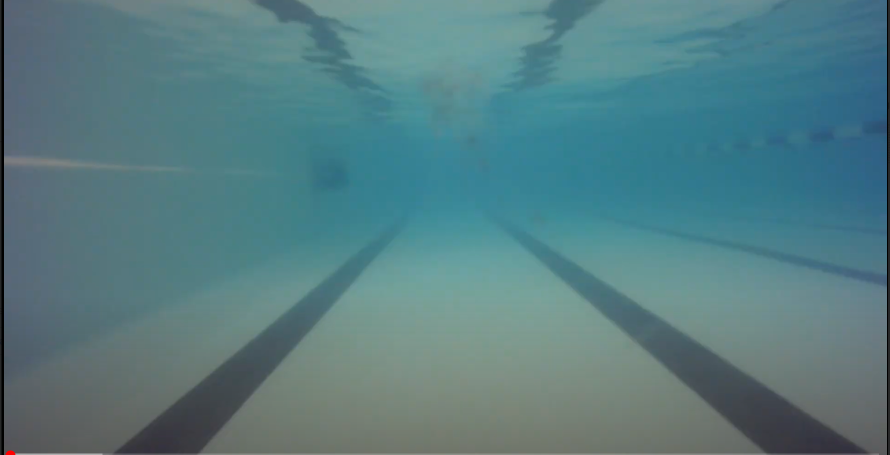
#> input picture image.png, 1779 x 909 px (shown at 1/2 size)
$ jupyter execute lane_detection.ipynb
#> lines starting #> are read from the running program, lines starting #| are printed output that depends on the picture; after the words box and inside, x2 and y2 are one past the last pixel; in counts of white or black regions, pixels touching at a corner belong together; long printed decimals are rounded
[cell 1]
import cv2
import numpy as np
import matplotlib.pyplot as plt

[cell 2]
import cv2
import numpy as np

def detect_lines(img, threshold1=100, threshold2=200, apertureSize=5, minLineLength= 400, maxLineGap= 50):
    gray = cv2.cvtColor(img, cv2.COLOR_BGR2GRAY)
    edges = cv2.Canny(gray, threshold1, threshold2, apertureSize=apertureSize)
    plt.imshow(edges)
    lines = cv2.HoughLinesP(
                edges,
                10,
                np.pi/180,
                100,
                minLineLength=minLineLength,
                maxLineGap=maxLineGap,
        ) # detect lines
    return lines
def line_reduct_v2(lines):
    """
    This method sorts the slopes and deletes all duplicate lines detected by the Probabilistic Hough Transform
    """
    margin = 0.05
    slopes = get_slopes_intercepts(lines)[0]
    line_dict = dict()
    for i in range(len(lines)):
        line_dict.update({slopes[i]:lines[i]})

    myKeys = list(line_dict.keys())
    myKeys.sort()
    sorted_dict = {i: line_dict[i] for i in myKeys}

    last_slope = -1000
    final_lines = []
    for key in myKeys:
        if(abs(key-last_slope) > margin and abs(key) > 0.3):
            final_lines.append(sorted_dict[key])
        last_slope = key
    return final_lines

def draw_lines(img, lines, color=(0, 255, 0)):
    for line in lines:
        x1, y1, x2, y2 = line[0]
        cv2.line(img, (x1, y1), (x2, y2), color, 2)
    return img

def get_slopes_intercepts(lines):
    slopes = []
    intercepts = []
    for line in lines:
        x1, y1, x2, y2 = line[0]
        if x2 - x1 != 0:  # Avoid division by zero
            slope = (y2 - y1) / (x2 - x1)
            intercept = y1 - slope * x1
        else:
            slope = None  # Vertical line case
            intercept = None
        slopes.append(slope)
        intercepts.append(intercept)
    return slopes, intercepts

def detect_lanes(lines, slope_threshold=0.3, intercept_threshold=1):
    slopes, intercepts = get_slopes_intercepts(lines)
    lanes = []
    used_lines = set()  # Keep track of lines that have been assigned to a lane

    for i in range(len(lines)):
        if i in used_lines:
            continue  # Skip lines that have already been assigned to a lane

        best_pair = None
        best_intercept_diff = float('inf')

        for j in range(i + 1, len(lines)):
            if j in used_lines:
                continue  # Skip lines that have already been assigned to a lane

            if slopes[i] is not None and slopes[j] is not None:
                slope_diff = abs(slopes[i] - slopes[j])
                intercept_diff = abs(intercepts[i] - intercepts[j])

                if slope_diff < slope_threshold and intercept_diff > intercept_threshold:
                    if intercept_diff < best_intercept_diff:
                        best_intercept_diff = intercept_diff
                        best_pair = j

        if best_pair is not None:
            lanes.append([lines[i], lines[best_pair]])
            used_lines.add(i)
            used_lines.add(best_pair)

    return lanes

def draw_lanes(img, lanes):
    colors = [[0, 255, 0],[255,0,0], [0,0,255], [255,255,255], [0,0,0]]
    for i, lane in enumerate(lanes):
        color = colors[i%5]
        for line in lane:
            x1, y1, x2, y2 = line[0]
            cv2.line(img, (x1, y1), (x2, y2), color, 2)
    return img

[cell 3]
import cv2
import numpy as np
def get_slopes_intercepts(lines):
    slopes = []
    intercepts = []
    for line in lines:
        x1, y1, x2, y2 = line[0]
        if x2 - x1 != 0:  # Avoid division by zero
            slope = (y2 - y1) / (x2 - x1)
            intercept = y1 - slope * x1
        else:
            slope = None  # Vertical line case
            intercept = None
        slopes.append(slope)
        intercepts.append(intercept)
    return slopes, intercepts

def get_lane_center(lanes, img_width, img_height):
    if not lanes:
        return None, None

    # Initialize the closest lane variables
    closest_distance = float('inf')
    closest_intercept = None
    closest_slope = None

    # Image center
    img_center_x = img_width // 2

    # Compute center of each lane and find the closest
    for lane in lanes:
        for line in lane:
            slopes, intercepts = get_slopes_intercepts([line])
            bottom_intercepts = (img_height - intercepts[0]) / slopes
            distance = abs(img_center_x - bottom_intercepts)

            if distance < closest_distance:
                closest_distance = distance
                closest_slope = slopes[0]
                closest_intercept =bottom_intercepts

    return  closest_slope, closest_intercept

def recommend_direction(slope, center_intercept, img_width):
    if center_intercept is None or slope is None:
        return "unknown"

    # Image center
    img_center_x = img_width // 2

    # Determine the position of the lane center
    if center_intercept is not None:
        if center_intercept < img_center_x - 25:  # Adjust threshold as needed
            return "left"
        elif center_intercept > img_center_x + 25:  # Adjust threshold as needed
            return "right"
        else:
            return "forward"
    else:
        return "unknown"

[cell 4]
img = cv2.imread('image.png', 1)
#> img is the input picture: shape (909, 1779, 3); mean B, G, R 129.7, 124.5, 85.5
y = np.shape(img)[0]
#> y = 909
x = np.shape(img)[1]
#> x = 1779
print(y)
#| 909
print(x)
#| 1779
img = img[int(y*0.5):y, 0:x]
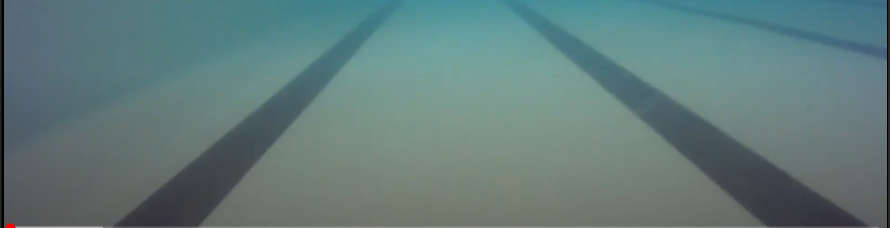
#> img: shape (455, 1779, 3) (shown at 1/2 size); mean B, G, R 122.5, 123.4, 97.9
lines = detect_lines(img)
#> in detect_lines, `gray = cv2.cvtColor(img, cv2.COLOR_BGR2GRAY)`:
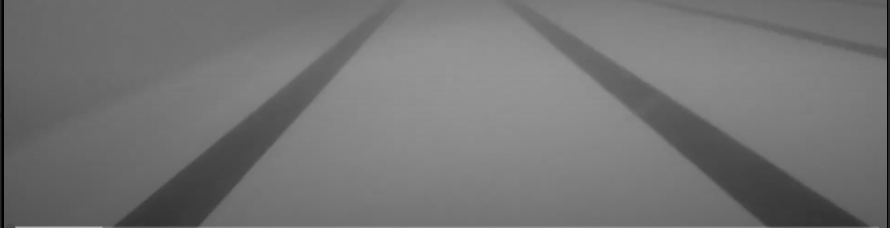
#> gray: shape (455, 1779) (shown at 1/2 size); min 0, max 177, mean 115.6
#> in detect_lines, `edges = cv2.Canny(gray, threshold1, threshold2, apertureSize=apertureS..`:
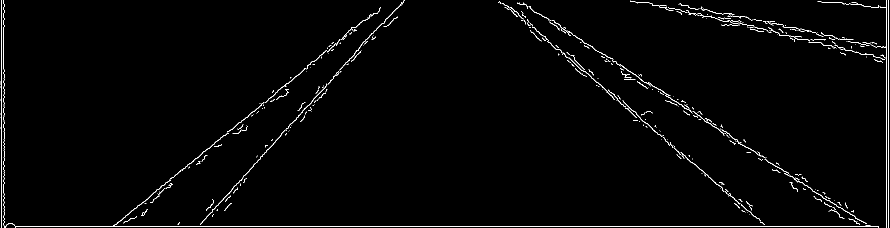
#> edges: shape (455, 1779) (shown at 1/2 size); 1.5% white in thin lines or dots
#> in detect_lines, `lines = cv2.HoughLinesP( edges, 10, np.pi/180, 100, minLineLength=minL..`: lines = [[831, 452, 1776, 452], [1047, 6, 1736, 453], [1007, 7, 1461, 388], [308, 384, 759, 18], [398, 452, 802, 4], [1277, 4, 1702, 94], [1047, 7, 1653, 400], [1113, 90, 1522, 445], [1058, 12, 1515, 308], [1005, 6, 1416, 351]]
lines = line_reduct_v2(lines)
#> the loop in get_slopes_intercepts, `for line in lines:` made 10 passes
#> (x1, y1, x2, y2, slope, intercept) on passes 1 to 10: (831, 452, 1776, 452, 0, 452), (1047, 6, 1736, 453, 0.649, -673.3), (1007, 7, 1461, 388, 0.839, -838.1), (308, 384, 759, 18, -0.812, 634), (398, 452, 802, 4, -1.11, 893.3), (1277, 4, 1702, 94, 0.212, -266.4), (1047, 7, 1653, 400, 0.649, -672), (1113, 90, 1522, 445, 0.868, -876.1), (1058, 12, 1515, 308, 0.648, -673.3), (1005, 6, 1416, 351, 0.839, -837.6)
#> after the loop in get_slopes_intercepts, `for line in lines:`: intercepts = [452, -673.3, -838.1, 634, 893.3, -266.4, -672, -876.1, -673.3, -837.6]; slopes = [0, 0.649, 0.839, -0.812, -1.11, 0.212, 0.649, 0.868, 0.648, 0.839]
#> the loop in line_reduct_v2, `for i in range(len(lines)):` made 10 passes
#> after the loop in line_reduct_v2, `for i in range(len(lines)):`: line_dict = 10 items
#> in line_reduct_v2, `myKeys = list(line_dict.keys())`: myKeys has the same summary as slopes in get_slopes_intercepts
#> the loop in line_reduct_v2, `for key in myKeys:` made 10 passes
#> (key, last_slope) on passes 1 to 10: (-1.11, -1.11), (-0.812, -0.812), (0, 0), (0.212, 0.212), (0.648, 0.648), (0.649, 0.649), (0.649, 0.649), (0.839, 0.839), (0.839, 0.839), (0.868, 0.868)
#> after the loop in line_reduct_v2, `for key in myKeys:`: final_lines = [[[398, 452, 802, 4]], [[308, 384, 759, 18]], [[1058, 12, 1515, 308]], [[1007, 7, 1461, 388]]]
#> lines has the same summary as final_lines in line_reduct_v2

slopes, intercepts = get_slopes_intercepts(lines)
#> the loop in get_slopes_intercepts (call 2), `for line in lines:` made 4 passes
#> slopes = [-1.11, -0.812, 0.648, 0.839]; intercepts = [893.3, 634, -673.3, -838.1]
lanes = detect_lanes(lines)
#> in detect_lanes, `slopes, intercepts = get_slopes_intercepts(lines)`: slopes = [-1.11, -0.812, 0.648, 0.839]; intercepts = [893.3, 634, -673.3, -838.1]
#> the loop in detect_lanes, `for i in range(len(lines)):` made 4 passes
#> after the loop in detect_lanes, `for i in range(len(lines)):`: lanes = [[[[398, 452, 802, 4]], [[308, 384, 759, 18]]], [[[1058, 12, 1515, 308]], [[1007, 7, 1461, 388]]]]; used_lines = 4 items
img = draw_lanes(img, lanes)
#> the loop in draw_lanes, `for i, lane in enumerate(lanes):` made 2 passes
#> (lane, color) on passes 1 to 2: ([[[398, 452, 802, 4]], [[308, 384, 759, 18]]], [0, 255, 0]), ([[[1058, 12, 1515, 308]], [[1007, 7, 1461, 388]]], [255, 0, 0])
#> after the loop in draw_lanes, `for i, lane in enumerate(lanes):`:
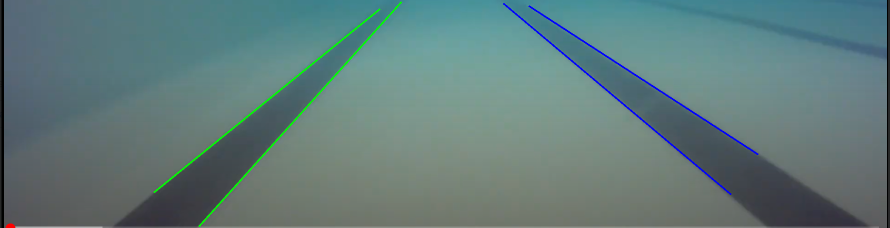
#> img: shape (455, 1779, 3) (shown at 1/2 size); 0.93% of pixels changed, all inside (x1, y1, x2, y2) = (307, 3, 1517, 454)
plt.imshow(img)
closeslope, closeintercept = get_lane_center(lanes, np.shape(img)[1], y)
#> the loop in get_lane_center, `for lane in lanes:` made 2 passes
#> lane on passes 1 to 2: [[[398, 452, 802, 4]], [[308, 384, 759, 18]]], [[[1058, 12, 1515, 308]], [[1007, 7, 1461, 388]]]
#> after the loop in get_lane_center, `for lane in lanes:`: closest_distance = [903.1]; closest_intercept = [-14.12]; closest_slope = -1.11
#> closeslope = -1.11; closeintercept = [-14.12]
print(closeslope)
#| -1.109
print(closeintercept)
#| [-14.116]
print(recommend_direction(closeslope, closeintercept, np.shape(img)[1]))
#| left
#> figure, not shown here; B, G, R data is drawn as R, G, B
